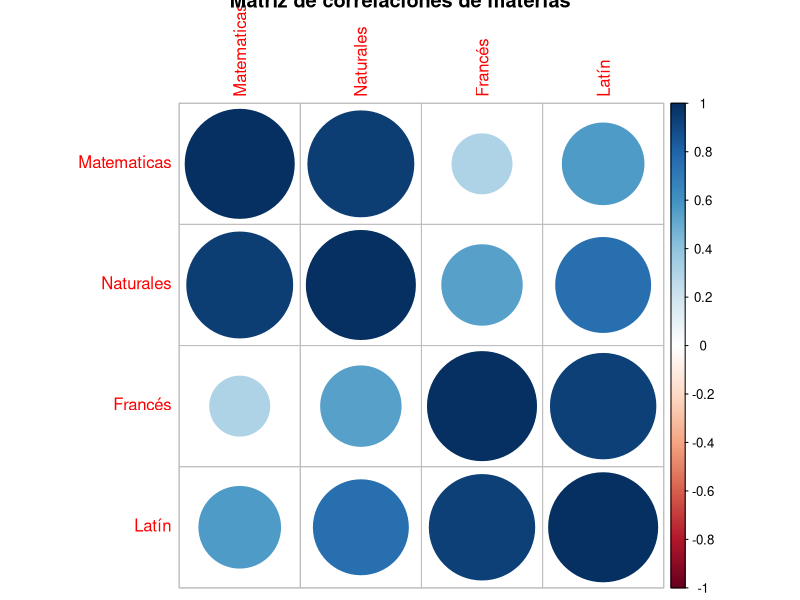

Write R code to recreate this figure.
## ---- chunk 1
knitr::opts_chunk$set(echo = TRUE)
library(knitr)
library(kableExtra)
library(magrittr)
## ---- chunk 2
CL = foreign::read.spss("data/Ciencias-Letras TOY EJEMPLO.sav", to.data.frame = T)
CL_mat = as.data.frame(apply(CL, 2, as.integer))
nom_CL = c("Matemáticas", "Ciencias naturales", "Francés", "Latín")
names(CL_mat) = nom_CL
## ---- chunk 3
CL_tab = kable(CL_mat,
               format = "latex",
               caption = "Calificaciones de materias",
               booktabs = T) %>% 
  kable_styling(position = "center",
                latex_options = "hold_position") %>% 
  column_spec(1:4, width = "2cm")
## ---- chunk 4
CL_tab
## ---- chunk 5
CL = foreign::read.spss("data/Ciencias-Letras TOY EJEMPLO.sav", to.data.frame = T)
## ---- chunk 6
# Media
summary(CL)

# Desviación estándar
print("Desviación estándar")
apply(CL, 2, sd)
## ---- chunk 7
CL_cor = cor(CL)
CL_cor
## ---- chunk 8
corrplot::corrplot(CL_cor, title = "Matriz de correlaciones de materias")
## ---- chunk 9
det(CL_cor)
## ---- chunk 10
psych::cortest.bartlett(CL_cor, nrow(CL))
## ---- chunk 11
psych::KMO(CL)
